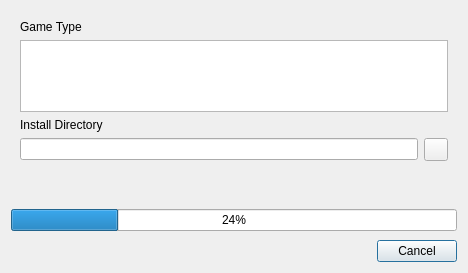
<?xml version="1.0" encoding="UTF-8"?>
<ui version="4.0">
 <class>installGameDialog</class>
 <widget class="FramelessQDialogWithStylePreview" name="installGameDialog">
  <property name="windowModality">
   <enum>Qt::WindowModality::ApplicationModal</enum>
  </property>
  <property name="geometry">
   <rect>
    <x>0</x>
    <y>0</y>
    <width>468</width>
    <height>273</height>
   </rect>
  </property>
  <property name="windowTitle">
   <string>Install Game</string>
  </property>
  <property name="modal">
   <bool>true</bool>
  </property>
  <layout class="QVBoxLayout" name="verticalLayout">
   <property name="spacing">
    <number>9</number>
   </property>
   <item>
    <widget class="QWidget" name="widgetInstallOptions" native="true">
     <layout class="QFormLayout" name="formLayout">
      <property name="rowWrapPolicy">
       <enum>QFormLayout::RowWrapPolicy::WrapAllRows</enum>
      </property>
      <item row="1" column="1">
       <layout class="QHBoxLayout" name="installDirLayout">
        <item>
         <widget class="QLineEdit" name="installDirLineEdit">
          <property name="toolTip">
           <string>Directory where the game will be installed</string>
          </property>
         </widget>
        </item>
        <item>
         <widget class="NoOddSizesQToolButton" name="selectInstallDirButton">
          <property name="toolTip">
           <string>Select game install directory from the file browser</string>
          </property>
          <property name="arrowType">
           <enum>Qt::ArrowType::NoArrow</enum>
          </property>
          <property name="qssClass" stdset="0">
           <stringlist>
            <string>icon-base</string>
           </stringlist>
          </property>
         </widget>
        </item>
       </layout>
      </item>
      <item row="1" column="0">
       <widget class="QLabel" name="installDirLabel">
        <property name="toolTip">
         <string>Directory where the game will be installed</string>
        </property>
        <property name="text">
         <string>Install Directory</string>
        </property>
       </widget>
      </item>
      <item row="0" column="1">
       <widget class="QListWidget" name="gameTypeListWidget">
        <property name="toolTip">
         <string>Which game to install</string>
        </property>
        <property name="sizeAdjustPolicy">
         <enum>QAbstractScrollArea::SizeAdjustPolicy::AdjustToContents</enum>
        </property>
        <property name="resizeMode">
         <enum>QListView::ResizeMode::Adjust</enum>
        </property>
       </widget>
      </item>
      <item row="0" column="0">
       <widget class="QLabel" name="gameTypeLabel">
        <property name="toolTip">
         <string>Which game to install</string>
        </property>
        <property name="text">
         <string>Game Type</string>
        </property>
       </widget>
      </item>
     </layout>
    </widget>
   </item>
   <item>
    <widget class="QProgressBar" name="progressBar">
     <property name="value">
      <number>24</number>
     </property>
    </widget>
   </item>
   <item>
    <widget class="QDialogButtonBox" name="buttonBox">
     <property name="orientation">
      <enum>Qt::Orientation::Horizontal</enum>
     </property>
     <property name="standardButtons">
      <set>QDialogButtonBox::StandardButton::Cancel</set>
     </property>
    </widget>
   </item>
  </layout>
 </widget>
 <customwidgets>
  <customwidget>
   <class>QDialogWithStylePreview</class>
   <extends>QDialog</extends>
   <header>.qtdesigner.custom_widgets</header>
   <container>1</container>
  </customwidget>
  <customwidget>
   <class>FramelessQDialogWithStylePreview</class>
   <extends>QDialogWithStylePreview</extends>
   <header>.custom_widgets</header>
   <container>1</container>
  </customwidget>
  <customwidget>
   <class>NoOddSizesQToolButton</class>
   <extends>QToolButton</extends>
   <header>.custom_widgets</header>
  </customwidget>
 </customwidgets>
 <resources/>
 <connections>
  <connection>
   <sender>buttonBox</sender>
   <signal>rejected()</signal>
   <receiver>installGameDialog</receiver>
   <slot>reject()</slot>
   <hints>
    <hint type="sourcelabel">
     <x>316</x>
     <y>260</y>
    </hint>
    <hint type="destinationlabel">
     <x>286</x>
     <y>274</y>
    </hint>
   </hints>
  </connection>
 </connections>
</ui>
